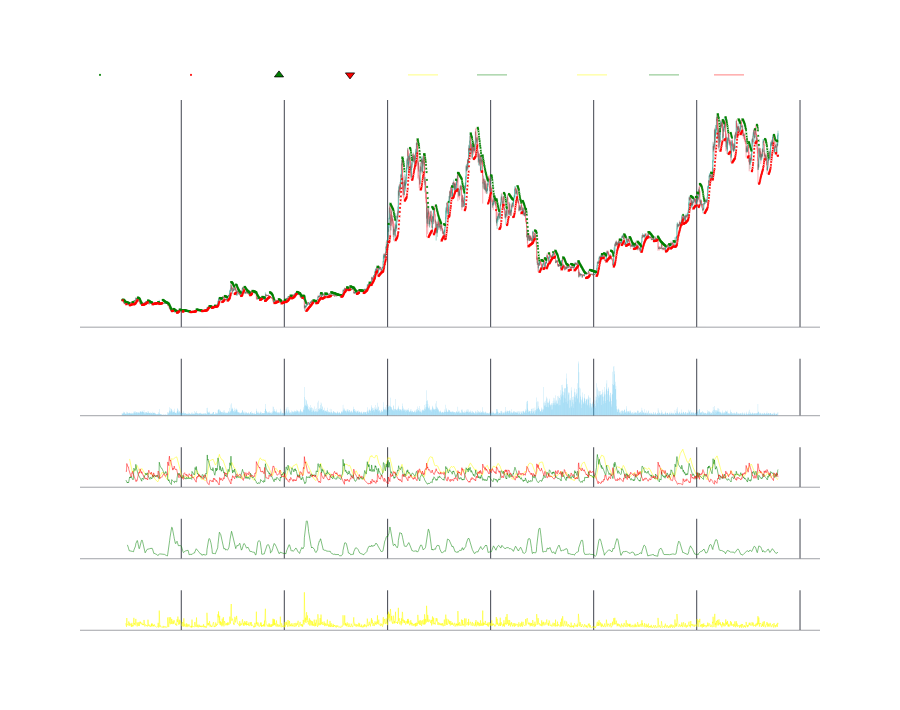

Notebook code cell kept with this figure:
### Code cell
indicators = [
     {'col': 'buy_limit','name': 'buy_limit','color': 'green','row': 1, 'mode':'markers','symbol':'x',},
     {'col': 'sell_limit','name': 'sell_limit','color': 'red','row': 1,  'mode':'markers','symbol':'x',},
     #{'col': 'ATR','name': 'ATR','color': 'red','row': 1, 'mode':'lines',},
     #{'col': 'st_high','name': 'ST High','color': 'green','row': 1, 'mode':'markers',},
     #   {'col': 'FL_0.0%', 'name': 'FL_0.0%', 'color': 'red', 'row': 1, 'mode': 'lines', }, 
     #   {'col': 'FL_gold1', 'name': 'FL_gold1', 'color': 'orange', 'row': 1, 'mode': 'lines', }, 
     #   {'col': 'FL_gold2', 'name': 'FL_gold2', 'color': 'orange', 'row': 1, 'mode': 'lines', }, 
     #   {'col': 'FL_100.0%', 'name': 'FL_100.0%', 'color': 'green', 'row': 1, 'mode': 'lines', }, 
        ]

indicators_out = [
     {'col': 'ATR','name': 'ATR','color': 'yellow','row': 3, 'mode':'lines',},
     {'col': 'band_width','name': 'band_width','color': 'green','row': 2, 'mode':'lines',},
     {'col': 'ADX','name': 'ADX','color': 'yellow','row': 1, 'mode':'lines',},
     {'col': 'DI+','name': 'DI+','color': 'green','row': 1, 'mode':'lines',},
     {'col': 'DI-','name': 'DI-','color': 'red','row': 1, 'mode':'lines',},
        ]

#https://plotly.com/python/reference/scatter/#scatter-marker-symbol
events = [
       {'df':df,'col':'buy','name': 'BUY','color': 'green','symbol': 'triangle-up' }, 
       {'df':df,'col':'sell','name': 'SELL','color': 'red','symbol': 'triangle-down' }, 
     ]


fig = fn.ohlc_chart(df,indicators=indicators,indicators_out=indicators_out,events=events,) 
fig.show()

### Figure 1 — Plotly figure (JSON) as saved in the notebook; plotly's stock layout.template omitted (floating-point values rounded to 4 significant figures; data arrays with more than 128 entries replaced by an {"elided": "..."} marker saying what was removed)
{"data": [{"close": {"elided": "2325 float values"}, "decreasing": {"line": {"color": "rgba(242,54,69,0.5)"}}, "high": {"elided": "2325 float values"}, "increasing": {"line": {"color": "rgba(8,153,129,0.5)"}}, "line": {"width": 0.75}, "low": {"elided": "2325 float values"}, "name": "BTCUDST", "open": {"elided": "2325 float values"}, "showlegend": false, "type": "candlestick", "x": {"elided": "2325 str values"}, "xaxis": "x", "yaxis": "y"}, {"line": {"width": 0.5}, "marker": {"color": "green", "size": 2, "symbol": "x"}, "mode": "markers", "name": "buy_limit", "type": "scatter", "x": {"elided": "1111 str values"}, "xaxis": "x", "y": {"elided": "1111 float values"}, "yaxis": "y"}, {"line": {"width": 0.5}, "marker": {"color": "red", "size": 2, "symbol": "x"}, "mode": "markers", "name": "sell_limit", "type": "scatter", "x": {"elided": "1213 str values"}, "xaxis": "x", "y": {"elided": "1213 float values"}, "yaxis": "y"}, {"marker": {"color": "green", "line": {"color": "black", "width": 0.75}, "size": 8, "symbol": "triangle-up"}, "mode": "markers", "name": "BUY", "type": "scatter", "x": {"elided": "2325 str values"}, "xaxis": "x", "y": {"elided": "2325 null values"}, "yaxis": "y"}, {"marker": {"color": "red", "line": {"color": "black", "width": 0.75}, "size": 8, "symbol": "triangle-down"}, "mode": "markers", "name": "SELL", "type": "scatter", "x": {"elided": "2325 str values"}, "xaxis": "x", "y": {"elided": "2325 null values"}, "yaxis": "y"}, {"marker": {"color": "rgba(83,189,235,0.75)", "line": {"width": 0}}, "name": "Volumen", "showlegend": false, "type": "bar", "x": {"elided": "2325 str values"}, "xaxis": "x2", "y": {"elided": "2325 float values"}, "yaxis": "y2"}, {"line": {"width": 0.5}, "marker": {"color": "yellow"}, "mode": "lines", "name": "ATR", "type": "scatter", "x": {"elided": "2325 str values"}, "xaxis": "x5", "y": {"elided": "2325 float values"}, "yaxis": "y5"}, {"line": {"width": 0.5}, "marker": {"color": "green"}, "mode": "lines", "name": "band_width", "type": "scatter", "x": {"elided": "2325 str values"}, "xaxis": "x4", "y": {"elided": "2325 float values"}, "yaxis": "y4"}, {"line": {"width": 0.5}, "marker": {"color": "yellow"}, "mode": "lines", "name": "ADX", "type": "scatter", "x": {"elided": "2325 str values"}, "xaxis": "x3", "y": {"elided": "2325 float values"}, "yaxis": "y3"}, {"line": {"width": 0.5}, "marker": {"color": "green"}, "mode": "lines", "name": "DI+", "type": "scatter", "x": {"elided": "2325 str values"}, "xaxis": "x3", "y": {"elided": "2325 float values"}, "yaxis": "y3"}, {"line": {"width": 0.5}, "marker": {"color": "red"}, "mode": "lines", "name": "DI-", "type": "scatter", "x": {"elided": "2325 str values"}, "xaxis": "x3", "y": {"elided": "2325 float values"}, "yaxis": "y3"}], "layout": {"font": {"color": "#ffffff", "family": "Helvetica"}, "height": 710, "legend": {"orientation": "h", "x": 0, "xanchor": "left", "y": 1.02, "yanchor": "bottom"}, "modebar": {"bgcolor": "rgba(0,0,0,0)"}, "paper_bgcolor": "rgba(0,0,0,0)", "plot_bgcolor": "rgba(0,0,0,0)", "xaxis": {"anchor": "y", "domain": [0, 1], "gridcolor": "#40444e", "linecolor": "#40444e", "linewidth": 0.5, "matches": "x5", "rangeslider": {"visible": false}, "showline": true, "showticklabels": false}, "xaxis2": {"anchor": "y2", "domain": [0, 1], "gridcolor": "#40444e", "linecolor": "#40444e", "linewidth": 0.5, "matches": "x5", "showline": true, "showticklabels": false}, "xaxis3": {"anchor": "y3", "domain": [0, 1], "gridcolor": "#40444e", "linecolor": "#40444e", "linewidth": 0.5, "matches": "x5", "showline": true, "showticklabels": false}, "xaxis4": {"anchor": "y4", "domain": [0, 1], "gridcolor": "#40444e", "linecolor": "#40444e", "linewidth": 0.5, "matches": "x5", "showline": true, "showticklabels": false}, "xaxis5": {"anchor": "y5", "domain": [0, 1], "gridcolor": "#40444e", "linecolor": "#40444e", "linewidth": 0.5, "showline": true}, "yaxis": {"anchor": "x", "domain": [0.5718, 1], "gridcolor": "rgba(0,0,0,0)", "linecolor": "#40444e", "linewidth": 0.5, "showline": false, "showticklabels": true, "title": {"text": "Precio"}, "zeroline": false}, "yaxis2": {"anchor": "x2", "domain": [0.4048, 0.5118], "gridcolor": "rgba(0,0,0,0)", "linecolor": "#40444e", "linewidth": 0.5, "showline": false, "showticklabels": true, "title": {"text": "Volume"}, "zeroline": false}, "yaxis3": {"anchor": "x3", "domain": [0.2699, 0.3448], "gridcolor": "rgba(0,0,0,0)", "linecolor": "#40444e", "linewidth": 0.5, "showline": false, "zeroline": false}, "yaxis4": {"anchor": "x4", "domain": [0.1349, 0.2099], "gridcolor": "rgba(0,0,0,0)", "linecolor": "#40444e", "linewidth": 0.5, "showline": false, "zeroline": false}, "yaxis5": {"anchor": "x5", "domain": [0, 0.07493], "gridcolor": "rgba(0,0,0,0)", "linecolor": "#40444e", "linewidth": 0.5, "showline": false, "zeroline": false}}}
